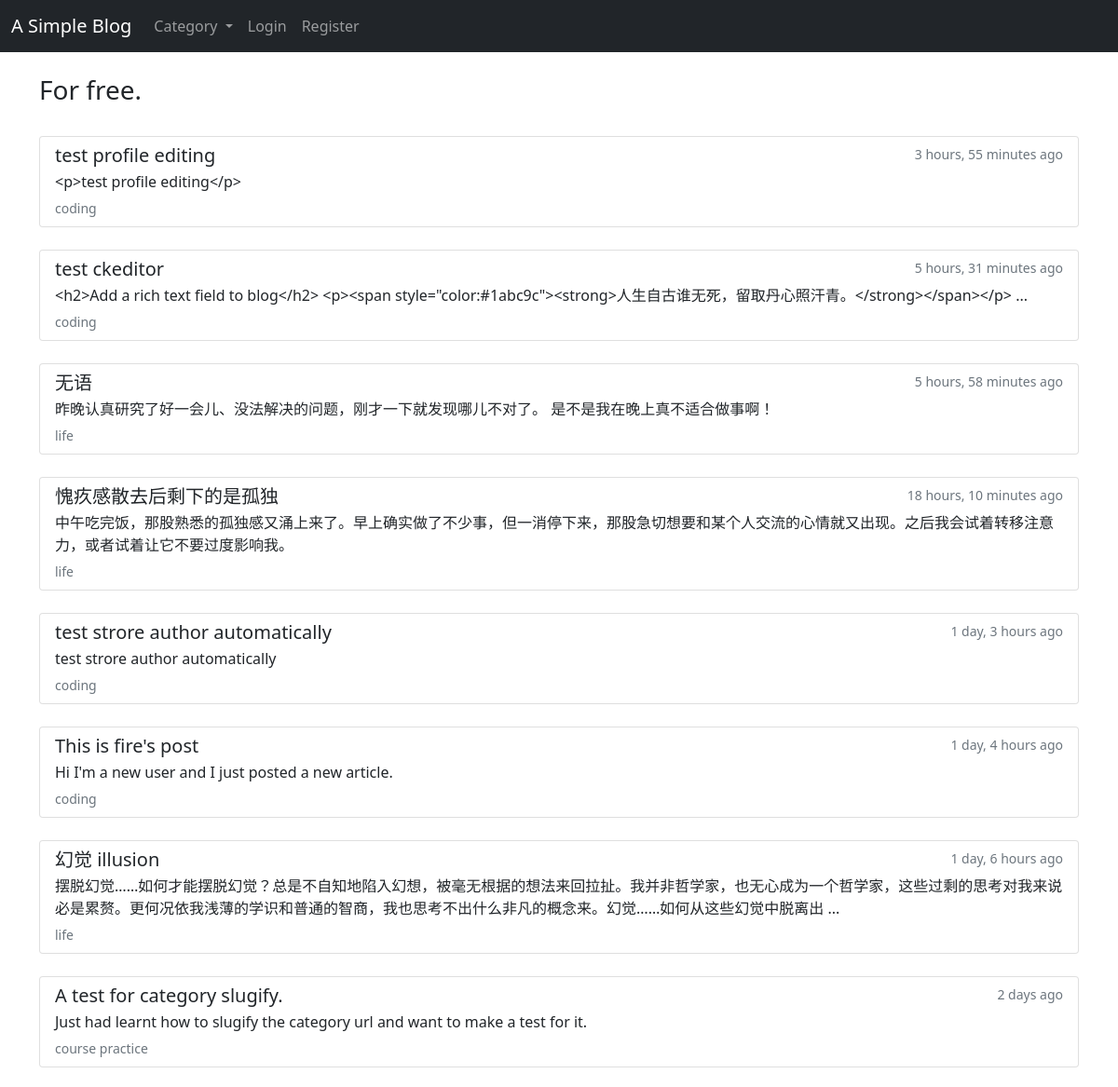
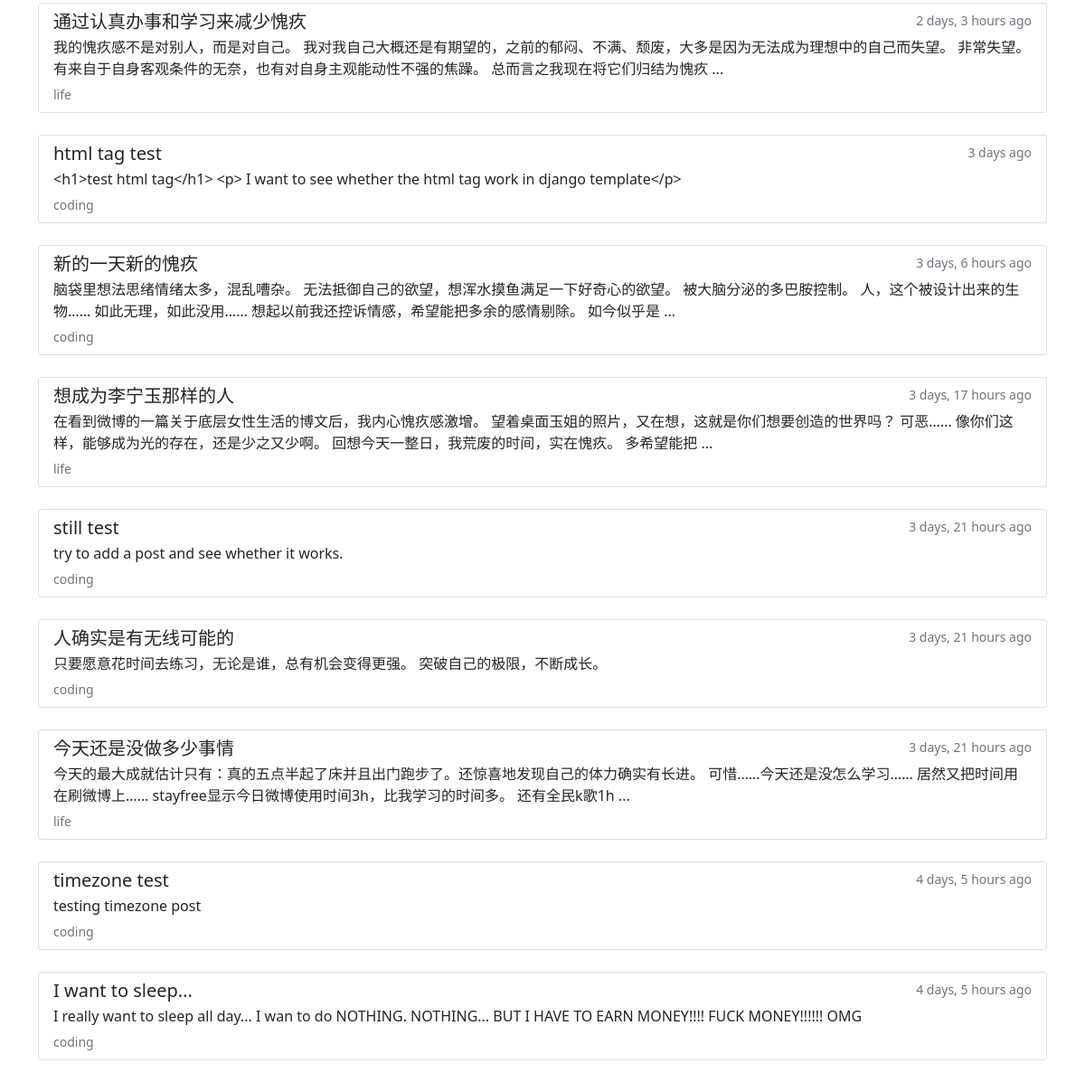
The page / on the database its author committed (2 pictures, top to bottom).
### myBlog/models.py (models this page shows, shortened)
class Post(models.Model):
    title = models.CharField(max_length=255)
    author = models.ForeignKey(User, on_delete=CASCADE, null=False)
    tag = models.CharField(max_length=255)
    category = models.CharField(max_length=50, default="coding")
    body = RichTextField(blank=True, null=True)
    post_time = models.DateTimeField(auto_now_add=True)
    likes = models.ManyToManyField(User, related_name="like_list")
    class Meta:
        ordering = ['-post_time']

### myBlog/views.py (the view)
# urls.py: path('', views.HomeView.as_view(), name='home'),
class HomeView(generic.ListView):
    model = Post
    template_name = 'myBlog/home.html'

### myBlog/context_processors.py (called while the page is built)
def get_category_list(request):
    category_list = Category.objects.all()
    return {
        'category_list': category_list,
    }

### myBlog/models.py (called while the page is built)
    def __str__(self):
        return self.name

### myBlog/templates/myBlog/home.html
{% extends 'base.html' %} {% block title %} My Blog {% endblock %}
{% block body %}
<br />
<h3>For free.</h3>
<br>
{% for post in object_list %}
<div class="list-group">
	<a href="{% url 'article_detail' post.pk %}" class="list-group-item list-group-item-action">
		<div class="d-flex w-100 justify-content-between">
			<h5 class="mb-1">{{ post.title }}</h5>
			<small class="text-muted">{{ post.post_time|timesince }} ago</small>
		</div>
		<p class="mb-1">
			{% if post.body|length > 120 %}
			{{ post.body|slice:":120" }} ...
			{% else %}
			{{ post.body }}
			{% endif %}
		</p>
		<small class="text-muted">{{ post.category }}</small>
	</a>
</div>
<br />
{% endfor %} {% endblock %}

### rows shown on the page
Post: title "test profile editing", post_time "3 hours, 55 minutes", body "<p>test profile editing</p>", category "coding"
Post: title "test ckeditor", post_time "5 hours, 31 minutes", body "<h2>Add a rich text field to blog</h2> <p><span style=\"color:#1abc9c\"><strong>人生自古谁无死，留取丹心照汗青。</strong></span></p>", category "coding"
Post: title "无语", post_time "5 hours, 58 minutes", body "昨晚认真研究了好一会儿、没法解决的问题，刚才一下就发现哪儿不对了。 是不是我在晚上真不适合做事啊！", category "life"
Post: title "愧疚感散去后剩下的是孤独", post_time "18 hours, 10 minutes", body "中午吃完饭，那股熟悉的孤独感又涌上来了。早上确实做了不少事，但一消停下来，那股急切想要和某个人交流的心情就又出现。之后我会试着转移注意力，或者试着让它不要过度影响我。", category "life"
Post: title "test strore author automatically", post_time "1 day, 3 hours", body "test strore author automatically", category "coding"
Post: title "This is fire's post", post_time "1 day, 4 hours", body "Hi I'm a new user and I just posted a new article.", category "coding"
Post: title "幻觉 illusion", post_time "1 day, 6 hours", body "摆脱幻觉……如何才能摆脱幻觉？总是不自知地陷入幻想，被毫无根据的想法来回拉扯。我并非哲学家，也无心成为一个哲学家，这些过剩的思考对我来说必是累赘。更何况依我浅薄的学识和普通的智商，我也思考不出什么非凡的概念来。幻觉……如何从这些幻觉中脱离出", category "life"
Post: title "A test for category slugify.", post_time "2 days", body "Just had learnt how to slugify the category url and want to make a test for it.", category "course practice"
Post: title "通过认真办事和学习来减少愧疚", post_time "2 days, 3 hours", body "我的愧疚感不是对别人，而是对自己。 我对我自己大概还是有期望的，之前的郁闷、不满、颓废，大多是因为无法成为理想中的自己而失望。 非常失望。 有来自于自身客观条件的无奈，也有对自身主观能动性不强的焦躁。 总而言之我现在将它们归结为愧疚", category "life"
Post: title "html tag test", post_time "3 days", body "<h1>test html tag</h1> <p> I want to see whether the html tag work in django template</p>", category "coding"
Post: title "新的一天新的愧疚", post_time "3 days, 6 hours", body "脑袋里想法思绪情绪太多，混乱嘈杂。 无法抵御自己的欲望，想浑水摸鱼满足一下好奇心的欲望。 被大脑分泌的多巴胺控制。 人，这个被设计出来的生物…… 如此无理，如此没用…… 想起以前我还控诉情感，希望能把多余的感情剔除。 如今似乎是", category "coding"
Post: title "想成为李宁玉那样的人", post_time "3 days, 17 hours", body "在看到微博的一篇关于底层女性生活的博文后，我内心愧疚感激增。 望着桌面玉姐的照片，又在想，这就是你们想要创造的世界吗？ 可恶…… 像你们这样，能够成为光的存在，还是少之又少啊。 回想今天一整日，我荒废的时间，实在愧疚。 多希望能把", category "life"
Post: title "still test", post_time "3 days, 21 hours", body "try to add a post and see whether it works.", category "coding"
Post: title "人确实是有无线可能的", post_time "3 days, 21 hours", body "只要愿意花时间去练习，无论是谁，总有机会变得更强。 突破自己的极限，不断成长。", category "coding"
Post: title "今天还是没做多少事情", post_time "3 days, 21 hours", body "今天的最大成就估计只有：真的五点半起了床并且出门跑步了。还惊喜地发现自己的体力确实有长进。 可惜……今天还是没怎么学习…… 居然又把时间用在刷微博上…… stayfree显示今日微博使用时间3h，比我学习的时间多。 还有全民k歌1h", category "life"
Post: title "timezone test", post_time "4 days, 5 hours", body "testing timezone post", category "coding"
Post: title "I want to sleep...", post_time "4 days, 5 hours", body "I really want to sleep all day... I wan to do NOTHING. NOTHING... BUT I HAVE TO EARN MONEY!!!! FUCK MONEY!!!!!! OMG", category "coding"
